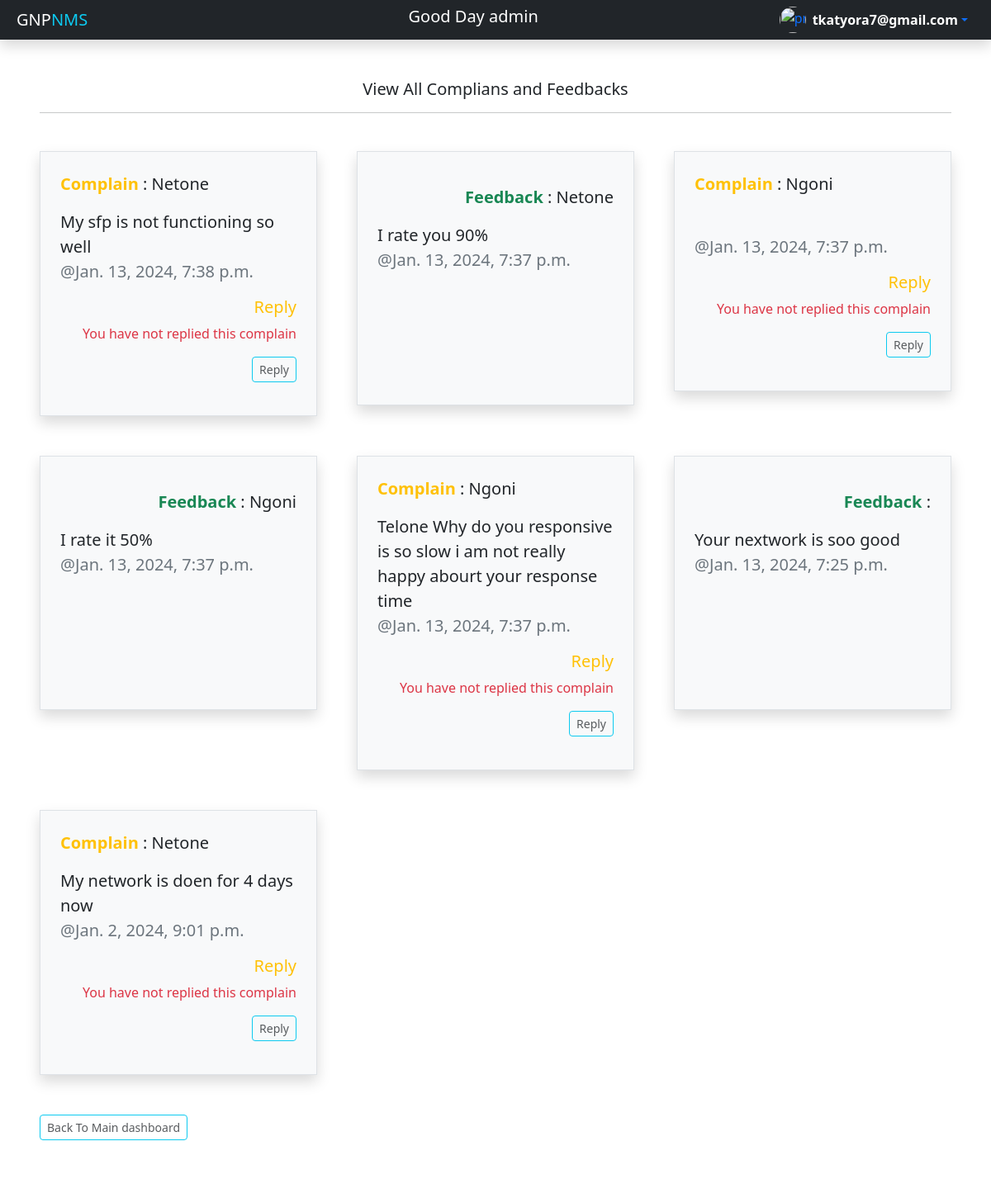
The page /dashboard/View_Complains (signed in, upper part) on the database as committed earlier.
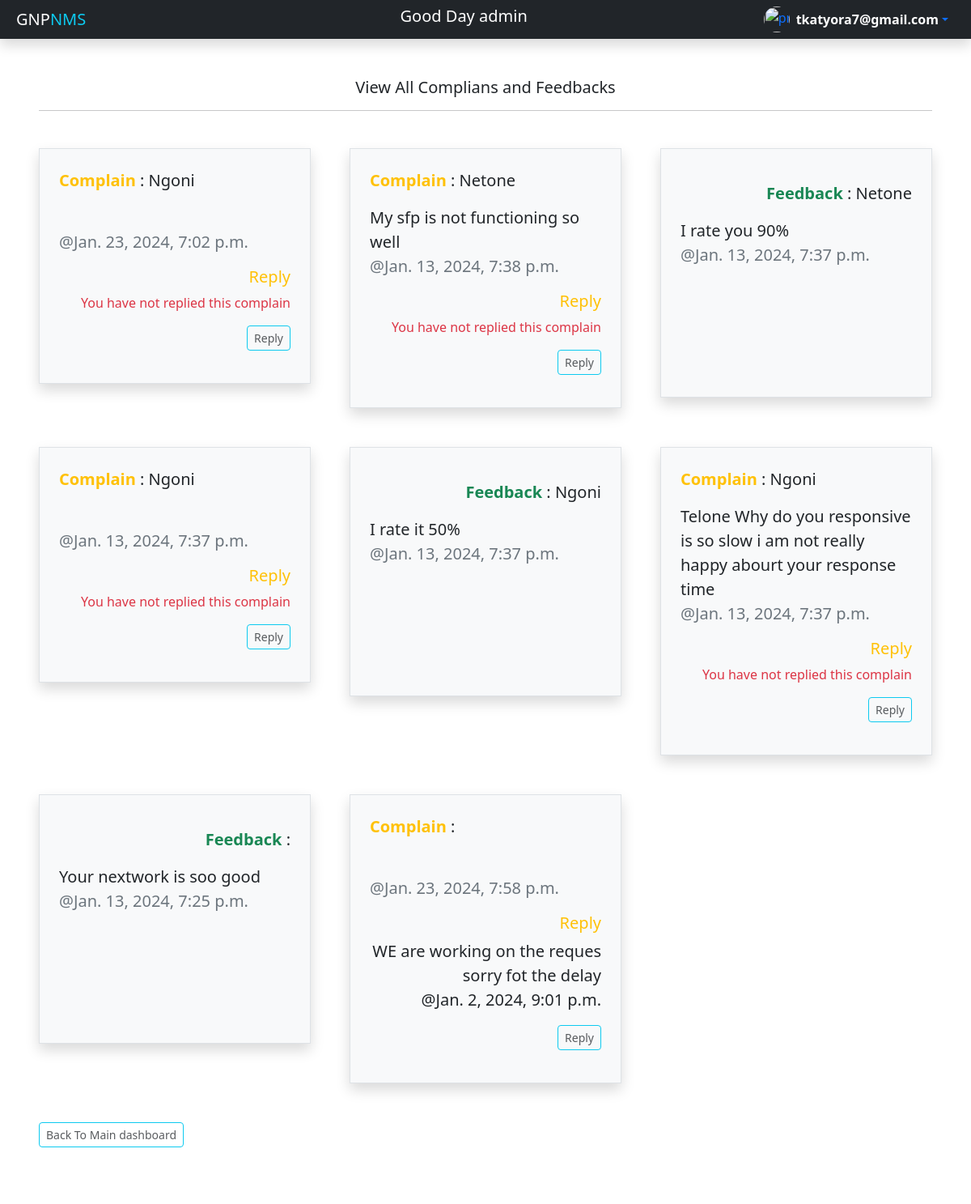
The same page on the database as committed later.
### portal/models.py (models this page shows, shortened)
class Feedback_Complains(models.Model):
    Type = [('Complain','Complain'),('Feedback','Feedback')]
    type = models.CharField(max_length=225,null=True,blank=False,choices = Type)
    body = models.TextField(null=True,blank=True,default='None')
    created = models.DateTimeField( auto_now=True, auto_now_add=False ,null=True)
    updated = models.DateTimeField(null=True,auto_now=False,auto_now_add=True)
    created_by = models.ForeignKey(User,  on_delete=models.CASCADE ,null=True,blank=True)
    reply = models.CharField(max_length=255,null=True,blank=True, default='None')
    class meta:
        ordering = ('-created',)

### portal/views.py (the view)
# urls.py: path('View_Complains',views.ViewFedComp , name ='ViewComp'),
@login_required(login_url='sign_in')
def ViewFedComp(request):
    content ={}
    content ={
        'fedcomp': fedcomp,
    }
    return render(request , 'Portal/ViewComp.html',content)

### Templates/Portal/ViewComp.html (shortened to what this page needs)
{% extends 'other.html' %}
 {%block content%}
 {%load static%}
 {% load crispy_forms_tags %}
<head>
</head>
<body class="">
  <main class="mt-5 mx-5 fs-5" >
    <div class=" text-center">
      <h5  class=""> View All Complians and Feedbacks</h5>
      <hr>
      <br>
    </div>
    <div class="  row g-5">
                                    {% for data  in fedcomp %}
                                    {%if data.created_by.username == user.username or user.is_staff %}
      <div class="col-4">
        <div class="p-4 border shadow bg-light">
                                             {%if data.type == 'Complain'%}
          <p class=" text-start"> <strong class="text-warning"> {{data.type}}</strong>
            : {{data.created_by.first_name.title}}
            {%endif%}
          </p>
          {%if data.type == 'Feedback'%}
          <p class=" text-end"> <strong class="text-success"> {{data.type}}</strong>
            : {{data.created_by.first_name.title}}
            {%endif%}
            </p>
            <p >{{data.body}} <br>
              <span class="text-secondary">@{{data.created}} </span></p>
            {%if data.type == 'Complain'%}
          <div class="text-end">
            <h5 class="text-end text-warning ">Reply</h5>
                                      {%if data.reply == 'None'  %}
            <p class="text-danger fs-6" >
              {%if user.is_staff%}
                You have not replied this complain
                {%else%}
                There is No reply yet
                {%endif%}
            </p>
                                      {%else%}
            <p class="lead text-end"> {{data.reply}} <br>
                @{{data.updated}}</p>
                                    {%endif%}
                                    {%if user.is_staff%}
           <button
               class="text-center btn btn-sm btn-outline-info">
              <a class="nav-link p-0 text-muted" href="{% url 'reply' data.id %} " target="_blank" rel="noopener noreferrer">Reply</a>
            </button></p>
            {%endif%}
          </div>
          {%else%}
          <br>
          <br>
          <br>
          <br>
          {%endif%}
        </div>
      </div>
                                        {%endif%}
                                        {%endfor%}
             <div>
              <button class="text-center mb-5 btn btn-sm btn-outline-info">
                <a class="nav-link p-0 text-muted" href="{% url 'dashboard'%}">
                  Back To Main dashboard</a>
              </button>
              <br/>
             </div>
            </div>
  </main>
</body>
{%endblock content%}

Rows that differ between the two databases and show on the page:
added Feedback_Complains: type "Complain", created_by.first_name "Ngoni", created "Jan. 23, 2024, 7:02 p.m.", shows "Reply", reply "You have not replied this complain"
changed Feedback_Complains: created "Jan. 2, 2024, 9:01 p.m." → "Jan. 23, 2024, 7:58 p.m."; reply (not shown) → "WE are working on the reques sorry fot the delay"; updated (not shown) → "Jan. 2, 2024, 9:01 p.m."; created_by.first_name "Netone" → (not shown); body "My network is doen for 4 days now" → (not shown); created_by_id "You have not replied this complain" → "@"
